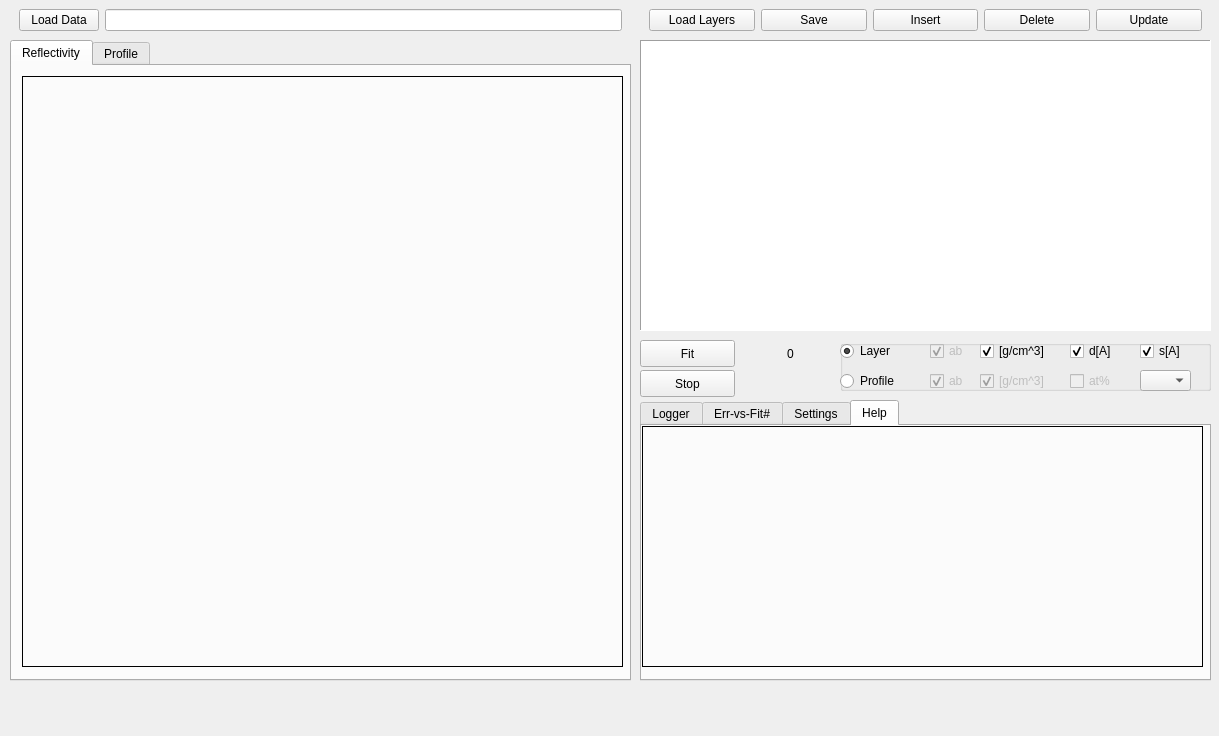
<?xml version="1.0" encoding="UTF-8"?>
<ui version="4.0">
 <class>MainWindow</class>
 <widget class="QMainWindow" name="MainWindow">
  <property name="geometry">
   <rect>
    <x>0</x>
    <y>0</y>
    <width>1219</width>
    <height>736</height>
   </rect>
  </property>
  <property name="windowTitle">
   <string>MainWindow</string>
  </property>
  <widget class="QWidget" name="centralwidget">
   <widget class="QWidget" name="horizontalLayoutWidget">
    <property name="geometry">
     <rect>
      <x>10</x>
      <y>0</y>
      <width>621</width>
      <height>41</height>
     </rect>
    </property>
    <layout class="QHBoxLayout" name="horizontalLayout">
     <item>
      <widget class="QPushButton" name="B_Data_Load">
       <property name="text">
        <string>Load Data</string>
       </property>
      </widget>
     </item>
     <item>
      <widget class="QLineEdit" name="T_Data_FName"/>
     </item>
    </layout>
   </widget>
   <widget class="QWidget" name="horizontalLayoutWidget_2">
    <property name="geometry">
     <rect>
      <x>640</x>
      <y>0</y>
      <width>571</width>
      <height>41</height>
     </rect>
    </property>
    <layout class="QHBoxLayout" name="horizontalLayout_2">
     <item>
      <widget class="QPushButton" name="B_Layer_Load">
       <property name="text">
        <string>Load Layers</string>
       </property>
      </widget>
     </item>
     <item>
      <widget class="QPushButton" name="B_Layer_Save">
       <property name="text">
        <string>Save</string>
       </property>
      </widget>
     </item>
     <item>
      <widget class="QPushButton" name="B_Layer_Insert">
       <property name="text">
        <string>Insert</string>
       </property>
      </widget>
     </item>
     <item>
      <widget class="QPushButton" name="B_Layer_Delete">
       <property name="text">
        <string>Delete</string>
       </property>
      </widget>
     </item>
     <item>
      <widget class="QPushButton" name="B_Layer_Update">
       <property name="text">
        <string>Update</string>
       </property>
      </widget>
     </item>
    </layout>
   </widget>
   <widget class="QTableWidget" name="grid_1">
    <property name="geometry">
     <rect>
      <x>640</x>
      <y>40</y>
      <width>571</width>
      <height>291</height>
     </rect>
    </property>
    <property name="frameShape">
     <enum>QFrame::Panel</enum>
    </property>
   </widget>
   <widget class="QTabWidget" name="tabWidget">
    <property name="geometry">
     <rect>
      <x>640</x>
      <y>400</y>
      <width>571</width>
      <height>281</height>
     </rect>
    </property>
    <property name="currentIndex">
     <number>3</number>
    </property>
    <widget class="QWidget" name="tab_1">
     <attribute name="title">
      <string>Logger</string>
     </attribute>
     <widget class="QTextBrowser" name="T_Logger">
      <property name="geometry">
       <rect>
        <x>0</x>
        <y>0</y>
        <width>561</width>
        <height>241</height>
       </rect>
      </property>
     </widget>
    </widget>
    <widget class="QWidget" name="tab_2">
     <attribute name="title">
      <string>Err-vs-Fit#</string>
     </attribute>
     <widget class="QFrame" name="Panel3_Error">
      <property name="geometry">
       <rect>
        <x>0</x>
        <y>0</y>
        <width>561</width>
        <height>241</height>
       </rect>
      </property>
      <property name="frameShape">
       <enum>QFrame::Panel</enum>
      </property>
     </widget>
    </widget>
    <widget class="QWidget" name="tab_3">
     <attribute name="title">
      <string>Settings</string>
     </attribute>
     <widget class="QWidget" name="horizontalLayoutWidget_3">
      <property name="geometry">
       <rect>
        <x>10</x>
        <y>120</y>
        <width>191</width>
        <height>41</height>
       </rect>
      </property>
      <layout class="QHBoxLayout" name="horizontalLayout_3">
       <item>
        <widget class="QLabel" name="label">
         <property name="text">
          <string>profile step [A]</string>
         </property>
        </widget>
       </item>
       <item>
        <widget class="QDoubleSpinBox" name="V_Profile_Step">
         <property name="minimum">
          <double>0.500000000000000</double>
         </property>
         <property name="maximum">
          <double>10.000000000000000</double>
         </property>
         <property name="singleStep">
          <double>0.500000000000000</double>
         </property>
         <property name="value">
          <double>2.000000000000000</double>
         </property>
        </widget>
       </item>
      </layout>
     </widget>
     <widget class="QWidget" name="horizontalLayoutWidget_4">
      <property name="geometry">
       <rect>
        <x>10</x>
        <y>80</y>
        <width>191</width>
        <height>41</height>
       </rect>
      </property>
      <layout class="QHBoxLayout" name="horizontalLayout_4">
       <item>
        <widget class="QLabel" name="label_2">
         <property name="text">
          <string>update every</string>
         </property>
        </widget>
       </item>
       <item>
        <widget class="QSpinBox" name="V_Fit_Update">
         <property name="minimum">
          <number>10</number>
         </property>
         <property name="maximum">
          <number>200</number>
         </property>
         <property name="singleStep">
          <number>10</number>
         </property>
         <property name="value">
          <number>100</number>
         </property>
        </widget>
       </item>
      </layout>
     </widget>
     <widget class="QGroupBox" name="groupBox">
      <property name="geometry">
       <rect>
        <x>10</x>
        <y>20</y>
        <width>181</width>
        <height>51</height>
       </rect>
      </property>
      <property name="title">
       <string/>
      </property>
      <widget class="QRadioButton" name="RB_Fit_LM">
       <property name="geometry">
        <rect>
         <x>0</x>
         <y>0</y>
         <width>171</width>
         <height>22</height>
        </rect>
       </property>
       <property name="text">
        <string>Levenberg-Marquand</string>
       </property>
       <property name="checked">
        <bool>true</bool>
       </property>
      </widget>
      <widget class="QRadioButton" name="RB_Fit_DE">
       <property name="geometry">
        <rect>
         <x>0</x>
         <y>30</y>
         <width>171</width>
         <height>22</height>
        </rect>
       </property>
       <property name="text">
        <string>Differential-Evolution</string>
       </property>
      </widget>
     </widget>
    </widget>
    <widget class="QWidget" name="tab_5">
     <attribute name="title">
      <string>Help</string>
     </attribute>
     <widget class="QFrame" name="P_Help">
      <property name="geometry">
       <rect>
        <x>0</x>
        <y>0</y>
        <width>561</width>
        <height>241</height>
       </rect>
      </property>
      <property name="frameShape">
       <enum>QFrame::Panel</enum>
      </property>
     </widget>
    </widget>
   </widget>
   <widget class="QPushButton" name="B_Fit_Start">
    <property name="geometry">
     <rect>
      <x>640</x>
      <y>340</y>
      <width>95</width>
      <height>27</height>
     </rect>
    </property>
    <property name="text">
     <string>Fit</string>
    </property>
   </widget>
   <widget class="QPushButton" name="B_Fit_Stop">
    <property name="geometry">
     <rect>
      <x>640</x>
      <y>370</y>
      <width>95</width>
      <height>27</height>
     </rect>
    </property>
    <property name="text">
     <string>Stop</string>
    </property>
   </widget>
   <widget class="QGroupBox" name="groupBox_2">
    <property name="geometry">
     <rect>
      <x>840</x>
      <y>340</y>
      <width>371</width>
      <height>51</height>
     </rect>
    </property>
    <property name="title">
     <string/>
    </property>
    <widget class="QRadioButton" name="RB_Fit_Layer">
     <property name="geometry">
      <rect>
       <x>0</x>
       <y>0</y>
       <width>61</width>
       <height>22</height>
      </rect>
     </property>
     <property name="text">
      <string>Layer</string>
     </property>
     <property name="checked">
      <bool>true</bool>
     </property>
    </widget>
    <widget class="QRadioButton" name="RB_Fit_Profile">
     <property name="geometry">
      <rect>
       <x>0</x>
       <y>30</y>
       <width>71</width>
       <height>22</height>
      </rect>
     </property>
     <property name="text">
      <string>Profile</string>
     </property>
    </widget>
    <widget class="QCheckBox" name="Chk_L_dd">
     <property name="geometry">
      <rect>
       <x>230</x>
       <y>0</y>
       <width>51</width>
       <height>22</height>
      </rect>
     </property>
     <property name="text">
      <string>d[A]</string>
     </property>
     <property name="checked">
      <bool>true</bool>
     </property>
    </widget>
    <widget class="QCheckBox" name="Chk_L_rh">
     <property name="geometry">
      <rect>
       <x>140</x>
       <y>0</y>
       <width>81</width>
       <height>22</height>
      </rect>
     </property>
     <property name="text">
      <string>[g/cm^3]</string>
     </property>
     <property name="checked">
      <bool>true</bool>
     </property>
    </widget>
    <widget class="QCheckBox" name="Chk_L_sg">
     <property name="geometry">
      <rect>
       <x>300</x>
       <y>0</y>
       <width>51</width>
       <height>22</height>
      </rect>
     </property>
     <property name="text">
      <string>s[A]</string>
     </property>
     <property name="checked">
      <bool>true</bool>
     </property>
    </widget>
    <widget class="QCheckBox" name="Chk_P_rh">
     <property name="enabled">
      <bool>false</bool>
     </property>
     <property name="geometry">
      <rect>
       <x>140</x>
       <y>30</y>
       <width>81</width>
       <height>22</height>
      </rect>
     </property>
     <property name="text">
      <string>[g/cm^3]</string>
     </property>
     <property name="checked">
      <bool>true</bool>
     </property>
    </widget>
    <widget class="QCheckBox" name="Chk_P_ac">
     <property name="enabled">
      <bool>false</bool>
     </property>
     <property name="geometry">
      <rect>
       <x>230</x>
       <y>30</y>
       <width>51</width>
       <height>22</height>
      </rect>
     </property>
     <property name="text">
      <string>at%</string>
     </property>
    </widget>
    <widget class="QComboBox" name="Chk_P_atom">
     <property name="geometry">
      <rect>
       <x>300</x>
       <y>30</y>
       <width>51</width>
       <height>21</height>
      </rect>
     </property>
    </widget>
    <widget class="QCheckBox" name="Chk_L_ab">
     <property name="enabled">
      <bool>false</bool>
     </property>
     <property name="geometry">
      <rect>
       <x>90</x>
       <y>0</y>
       <width>51</width>
       <height>22</height>
      </rect>
     </property>
     <property name="text">
      <string>ab</string>
     </property>
     <property name="checked">
      <bool>true</bool>
     </property>
    </widget>
    <widget class="QCheckBox" name="Chk_P_ab">
     <property name="enabled">
      <bool>false</bool>
     </property>
     <property name="geometry">
      <rect>
       <x>90</x>
       <y>30</y>
       <width>51</width>
       <height>22</height>
      </rect>
     </property>
     <property name="text">
      <string>ab</string>
     </property>
     <property name="checked">
      <bool>true</bool>
     </property>
    </widget>
   </widget>
   <widget class="QPushButton" name="B_Fit_N">
    <property name="geometry">
     <rect>
      <x>760</x>
      <y>340</y>
      <width>61</width>
      <height>27</height>
     </rect>
    </property>
    <property name="text">
     <string>0</string>
    </property>
    <property name="flat">
     <bool>true</bool>
    </property>
   </widget>
   <widget class="QTabWidget" name="tabWidget_2">
    <property name="geometry">
     <rect>
      <x>10</x>
      <y>40</y>
      <width>621</width>
      <height>641</height>
     </rect>
    </property>
    <property name="currentIndex">
     <number>0</number>
    </property>
    <widget class="QWidget" name="tab">
     <attribute name="title">
      <string>Reflectivity</string>
     </attribute>
     <widget class="QFrame" name="Panel1_Data">
      <property name="geometry">
       <rect>
        <x>10</x>
        <y>10</y>
        <width>601</width>
        <height>591</height>
       </rect>
      </property>
      <property name="frameShape">
       <enum>QFrame::Panel</enum>
      </property>
     </widget>
    </widget>
    <widget class="QWidget" name="tab_4">
     <attribute name="title">
      <string>Profile</string>
     </attribute>
     <widget class="QFrame" name="Panel2_Profile">
      <property name="geometry">
       <rect>
        <x>10</x>
        <y>10</y>
        <width>601</width>
        <height>591</height>
       </rect>
      </property>
      <property name="frameShape">
       <enum>QFrame::Panel</enum>
      </property>
     </widget>
    </widget>
   </widget>
  </widget>
 </widget>
 <layoutdefault spacing="6" margin="9"/>
 <resources/>
 <connections/>
 <designerdata>
  <property name="gridDeltaX">
   <number>10</number>
  </property>
  <property name="gridDeltaY">
   <number>10</number>
  </property>
  <property name="gridSnapX">
   <bool>true</bool>
  </property>
  <property name="gridSnapY">
   <bool>true</bool>
  </property>
  <property name="gridVisible">
   <bool>true</bool>
  </property>
 </designerdata>
</ui>
